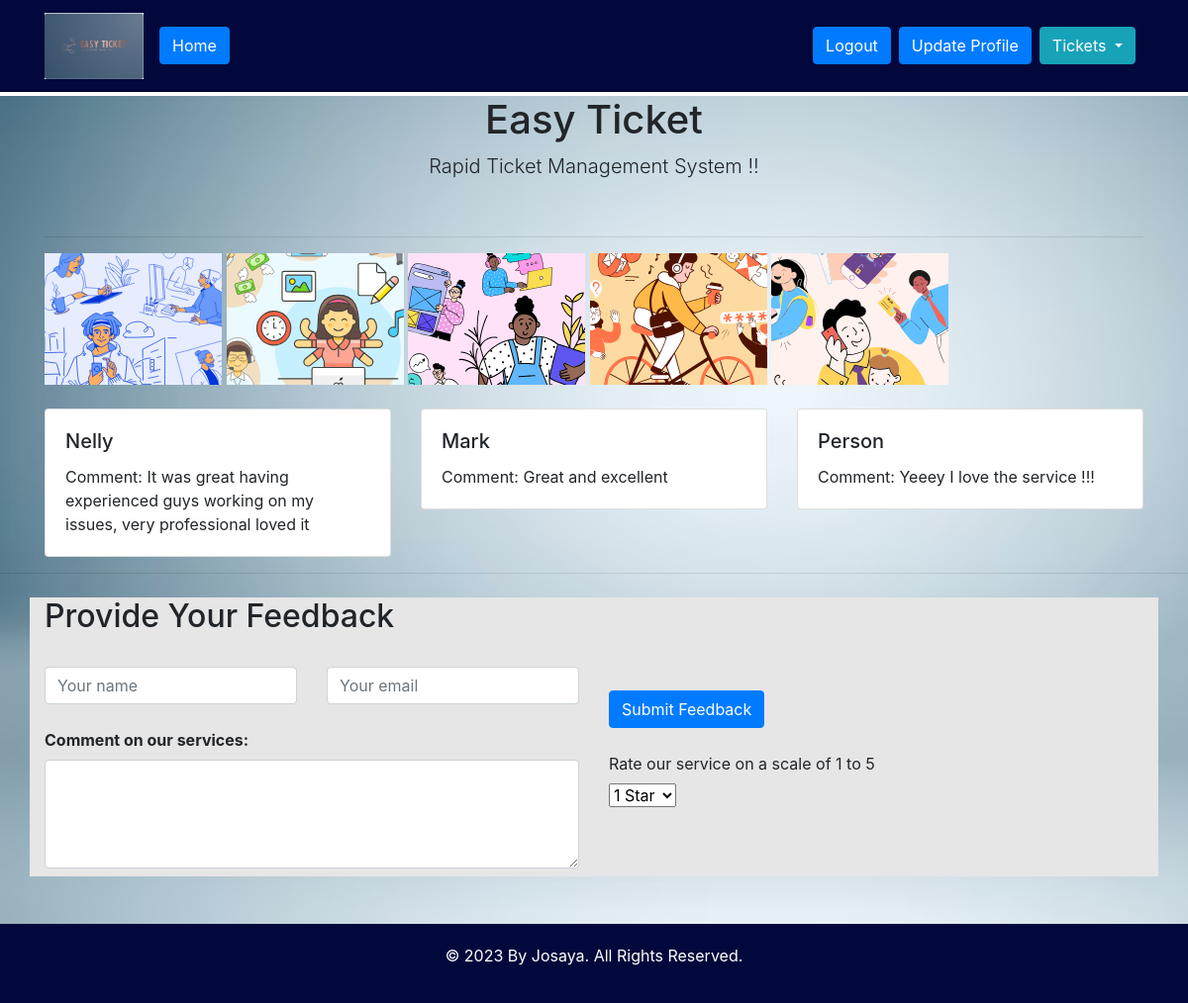
Screenshot of / (signed in) with the database file from the repository.
### Ticket_App/models.py (models this page shows, shortened)
class Feedback(models.Model):
    feedback_rating = (
        (1, '1'),
        (2, '2'),
        (3, '3'),
        (4, '4'),
        (5, '5')
    )
    feedback_status = (
        ('not_posted', 'Not Posted'),
        ('posted', 'Posted'),
    )
    email = models.EmailField(null=True, blank=True)
    name = models.CharField(max_length=100)
    comment = models.TextField(max_length=1000)
    rating = models.IntegerField(choices=feedback_rating, default=1)
    status = models.CharField(max_length=100, choices=feedback_status, default='not_posted')

### Ticket_App/views.py (the view)
# urls.py: path('', views.home, name='home'),
def home(request):
    feedbacks = Feedback.objects.all()
    return render(request, 'home.html', {'feedbacks': feedbacks})

### Ticket_App/templates/home.html (shortened to what this page needs)
{%extends 'base.html'%}
{% load static%}
{%block content%}
<div class="container mt-1">
    <center>
        <h1>Easy Ticket</h1>
        <p class="lead">Rapid Ticket Management System !!</p>
    </center>
    <br/><hr/>
    <div class="scrolling-image">
        <img src="{% static 'images/london.svg' %}" alt="Scrolling Image"/>
        <img src="{% static 'images/UX colors.svg' %}" alt="Scrolling Image"/>
        <img src="{% static 'images/Dhaka.svg' %}" alt="Scrolling Image"/>
        <img src="{% static 'images/Manchester.svg' %}" alt="Scrolling Image"/>
        <img src="{% static 'images/barcelona.svg' %}" alt="Scrolling Image"/>
    </div>
</div>
    <div class="container mt-4">
        <div class="row">
            {% for feed in feedbacks %}
            {% if feed.status == 'Posted' %}
            <div class="col-md-4">
                <div class="card">
                    <div class="card-body">
                        <h5 class="card-title">{{feed.name}}</h5>
                        <p class="card-text">Comment: {{feed.comment}}</p>
                    </div>
                </div>
            </div>
            {% endif %}
            {% endfor %}
        </div>
    </div>
<hr/>
    <div class="container mt-4" style="background-color: #e6e6e6;" >
        <h2>Provide Your Feedback</h2>
        <br/>
        <form method="post" action="{% url 'Feedback_registration'%}" >
            <div class="row">
            <div class="col">
            <div class="row">
                <div class="col">
                  <input type="text" class="form-control" placeholder="Your name" name="name">
                </div>
                <div class="col">
                  <input type="email" class="form-control" placeholder="Your email" name="email">
                </div>
            </div><br/>
            <div class="mb-2">
                <label class="form-label"><strong>Comment on our services:</strong> </label>
                <textarea class="form-control" rows="4" name="comment"></textarea>
            </div>
            </div>
            <div class="col">
            <br/>
            <button type="submit" class="btn btn-primary">Submit Feedback</button>
            <br/><br/>
            <label for="rating" class="form-label">Rate our service on a scale of 1 to 5</label>
            <br/>
            <select class="form-select" id="rating" name="rating">
                <option value="1">1 Star</option>
            </select>
            </div>
        </form>
    </div>
{%endblock%}

### Ticket_App/static/css/styles.css (style rules this page uses)
.scrolling-image { overflow-x: scroll; white-space: nowrap; width: 100%; }
.scrolling-image img { max-width: 200px; height: auto; }

### rows the page displays
Feedback: name "Nelly", comment "It was great having experienced guys working on my issues, very professional loved it"
Feedback: name "Mark", comment "Great and excellent"
Feedback: name "Person", comment "Yeeey I love the service !!!"
